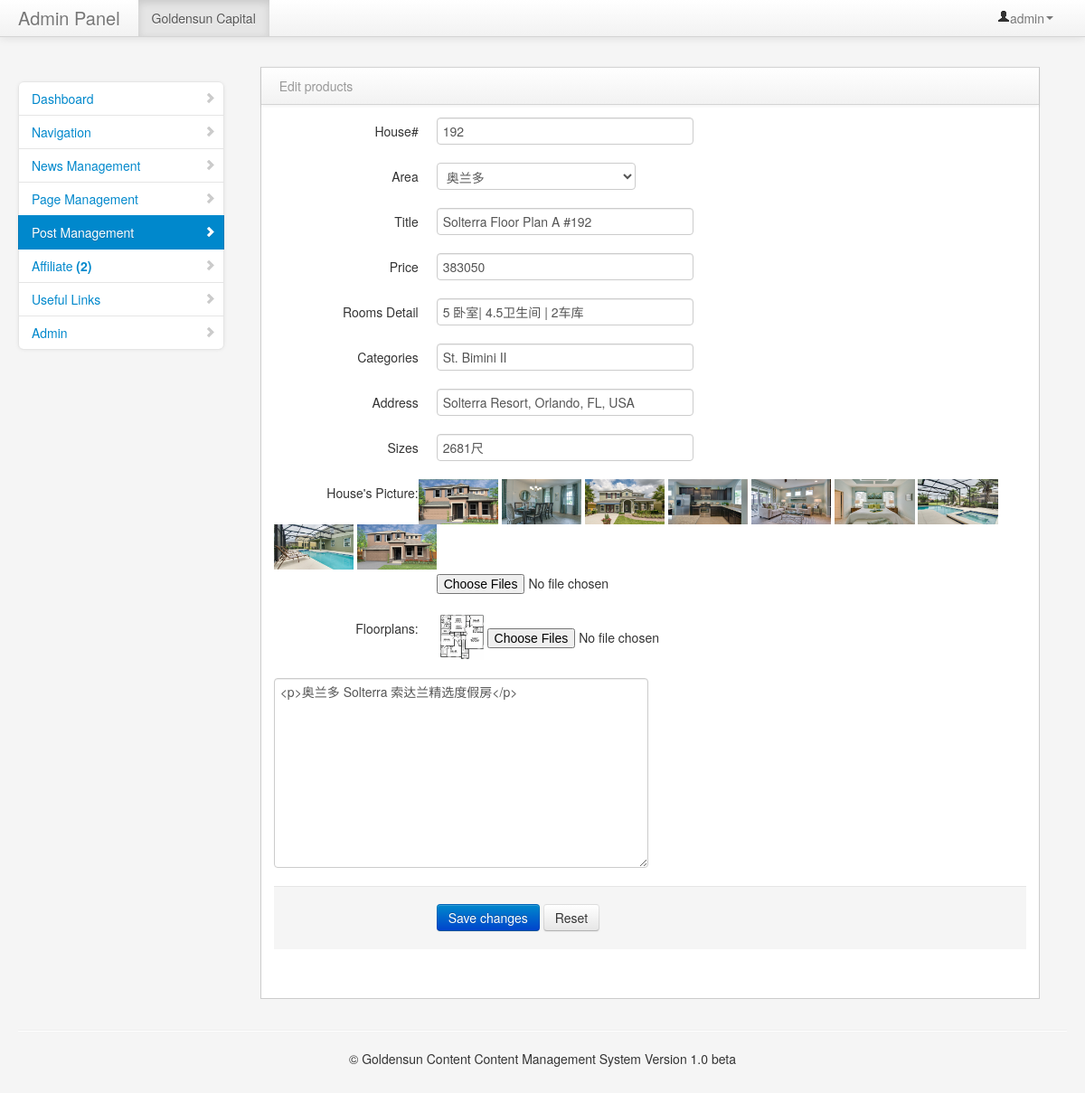
Page /admin/edit-products.php?id=2 (signed in) on the committed database.
### tables this page shows
CREATE TABLE `products` (
  `id` int(11) NOT NULL,
  `type` varchar(255) NOT NULL,
  `title` varchar(255) NOT NULL,
  `price` decimal(10,0) NOT NULL,
  `house_num` varchar(50) NOT NULL,
  `rooms_detail` varchar(100) NOT NULL,
  `categories` varchar(255) NOT NULL,
  `image` text NOT NULL,
  `description` text NOT NULL,
  `available` int(11) NOT NULL DEFAULT '1',
  `sizes` text NOT NULL,
  `address` text NOT NULL,
  `img_inside` text NOT NULL,
  `tab_st` varchar(200) NOT NULL DEFAULT '项目介绍',
  `tab_nd` varchar(200) NOT NULL DEFAULT '项目亮点',
  `tab_rd` varchar(200) NOT NULL DEFAULT '关于投资',
  `tab_th` varchar(200) NOT NULL DEFAULT '操作指南',
  `tab_desc_st` text NOT NULL,
  `tab_desc_nd` text NOT NULL,
  `tab_desc_rd` text NOT NULL,
  `tab_desc_th` text NOT NULL,
  `release_date` timestamp NOT NULL DEFAULT CURRENT_TIMESTAMP,
  `deleted` int(11) NOT NULL DEFAULT '0'
);

### admin/edit-products.php (the view, shortened to what this page needs)
<?php
include "includes/header.php";
include "includes/navigation.php";
?>
        <div class="container-fluid">
            <div class="row-fluid">
              <?php include "includes/sidebar.php";?>
                <div class="span9" id="content">
                    <div class="row-fluid section">
                        <div class="block">
                            <div class="navbar navbar-inner block-header">
                                <div class="muted pull-left">Edit products</div>
                            </div>
              <?php
							$id = $_GET['id'];
							$query = mysql_query("SELECT * FROM products WHERE id='$id'") or die(mysql_error());
							$data = mysql_fetch_array($query);
							?>
                            <div class="block-content collapse in">
                                <div class="span12">
                                	 <form class="form-horizontal" name="edit_products" method="post" enctype="multipart/form-data" action="functions/update-products.php">
                                     <fieldset>
                                       <div class="control-group">
                                         <label class="control-label">House#</label>
                                         <div class="controls">
                                           <input class="input-xlarge focused" name="house_num" type="text" value="<?php echo $data['house_num']; ?>" placeholder="#">
                                         </div>
                                       </div>
                                       <div class="control-group">
                                         <label class="control-label" for="focusedInput">Area</label>
                                         <div class="controls">
                                           <select id="select01" class="chzn-select" name="type">
                                             <option value="奥兰多" <?php if($data['type']=="奥兰多") echo 'selected="selected"'; ?>>奥兰多</option>
                                           </select>
                                         </div>
                                       </div>
                                       <div class="control-group">
                                         <label class="control-label">Title</label>
                                         <div class="controls">
                                           <input class="input-xlarge focused" name="title" type="text" value="<?php echo $data['title']; ?>"  placeholder="Title">
                                         </div>
                                       </div>
                                       <div class="control-group">
                                         <label class="control-label">Price</label>
                                         <div class="controls">
                                           <input class="input-xlarge focused" name="price" type="text" value="<?php echo $data['price']; ?>" placeholder="$">
                                         </div>
                                       </div>
                                       <div class="control-group">
                                         <label class="control-label">Rooms Detail</label>
                                         <div class="controls">
                                           <input class="input-xlarge focused" name="rooms_detail" type="text" value="<?php echo $data['rooms_detail']; ?>" placeholder="Rooms Detail">
                                         </div>
                                       </div>
                                       <div class="control-group">
                                         <label class="control-label">Categories</label>
                                         <div class="controls">
                                           <input class="input-xlarge focused" name="categories" type="text" value="<?php echo $data['categories']; ?>" placeholder="Categories">
                                         </div>
                                       </div>
                                       <div class="control-group">
                                         <label class="control-label">Address</label>
                                         <div class="controls">
                                           <input class="input-xlarge focused" name="address" type="text" value="<?php echo $data['address']; ?>" placeholder="Address">
                                         </div>
                                       </div>
                                       <div class="control-group">
                                         <label class="control-label">Sizes</label>
                                         <div class="controls">
                                           <input class="input-xlarge focused" name="sizes" type="text" value="<?php echo $data['sizes']; ?>" placeholder="Sizes">
                                         </div>
                                       </div>
                                       <div class="control-group">
                                         <label class="control-label" for="photo">House's Picture:</label>
                                         <?php
                                         $imgs=explode(",",$data['image']);
                                         foreach ($imgs as $img): ?>
                                         <img class="img-responsive" src="<?php echo $img?>" style="max-height:50px;" alt="">
                                         <?php endforeach; ?>
                                           <div class="controls">
                                         <input type="file" name="photo[]" id="photo" class="input-xlarge focused" multiple>
                                         </div>
                                       </div>
                                       <div class="control-group">
                                         <label class="control-label" for="photo">Floorplans:</label>
                                           <div class="controls">
                                             <?php
                                             $imgs=explode(",",$data['img_inside']);
                                             foreach ($imgs as $img): ?>
                                             <img class="img-responsive" src="<?php echo $img?>" style="max-height:50px;" alt="">
                                             <?php endforeach; ?>
                                         <input type="file" name="inside_photo[]" id="inside_photo" class="input-xlarge focused" multiple>
                                         </div>
                                       </div>
                                       <div class="control-group">
                                         <textarea id="ckeditor_full" class="input-xlarge textarea" name="description" placeholder="Description ..." style="width: 400px; height: 200px"><?php echo $data['description']; ?></textarea>
                                        </div>
                                        <div class="form-actions">
                                          <button type="submit" class="btn btn-primary">Save changes</button>
                                          <button type="reset" class="btn">Reset</button>
                                        </div>
                                      </fieldset>
                                    </form>
                                </div>
                            </div>
                        </div>
                    </div>
                </div>
            </div>
<?php include "includes/footer.php" ?>

### admin/assets/styles.css (style rules this page uses)
body { padding-top: 60px; padding-bottom: 40px; background-color: #f5f5f5; }
#content { margin-left:0px; }
.block { border: 1px solid #ccc; background: white; margin: 1em 0em; border-top: none; }
.block-content { margin: 1em; min-height: .25em; }
.block-header { margin-bottom: 0px; border-right: none; border-left: none; -webkit-border-radius: 0px; -moz-border-radius: 0px; border-radius: 0px; }
.block-header div { padding-top: 10px; }

### rows in the picture
products: house_num "192", type "奥兰多", title "Solterra Floor Plan A #192", price "383050", rooms_detail "5 卧室| 4.5卫生间 | 2车库", categories "St. Bimini II", address "Solterra Resort, Orlando, FL, USA", sizes "2681尺", image (picture), img_inside (picture), description "<p>奥兰多 Solterra 索达兰精选度假房</p>"

### other values in the picture
$_SESSION['username'] "admin"
$num "2"
